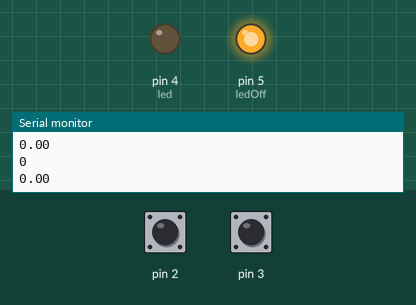
A sketch run on a simulated Arduino Uno, built with avr-gcc and run on an emulated ATmega328P. Parts: output pins drawn as LEDs (lit = HIGH), the last lines printed to the serial monitor. Inputs (shaded band) come from the test bench; at power-on: pin 3 HIGH, pin 2 HIGH.

Above: at 1.2 s.
1.3 s: pin 3 pulled LOW for 0.25 s
At 2.4 s:
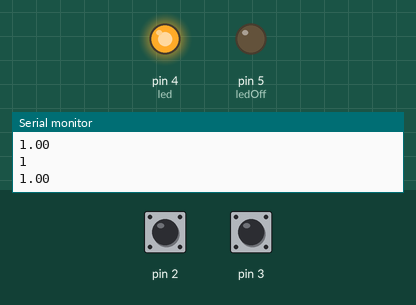
3.1 s: pin 3 pulled LOW for 1 s
At 4.5 s:
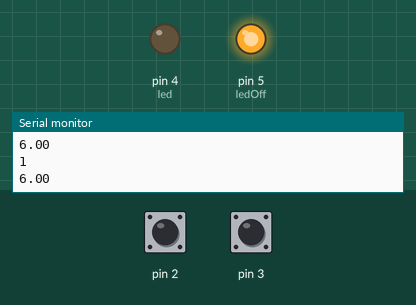
5.6 s: pin 2 pulled LOW for 0.25 s
At 7.3 s:
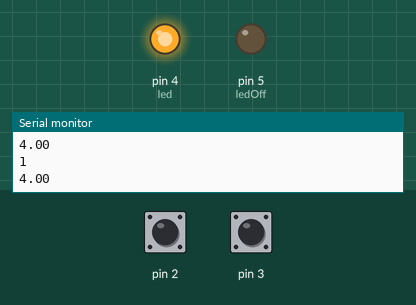
Timing chart, 0 to 8.8 s (numbered marks = the images above; inputs shaded):
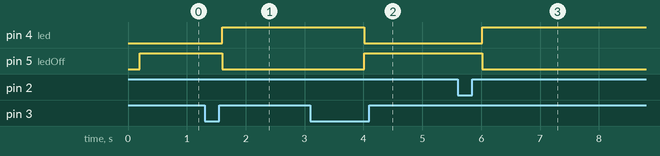

The sketch:

heatingController.ino
```cpp
float temp = 0.0;
int led = 4;
int ledOff = 5;
  bool valveOn = false;

void setup()
{
  Serial.begin(9600);


  pinMode(2, INPUT_PULLUP);
  pinMode(3, INPUT_PULLUP);
  pinMode(led, OUTPUT);
  pinMode(ledOff, OUTPUT);

}

void loop()
{
  int b1 = digitalRead(2);
  int b2 = digitalRead(3);


  Serial.println(temp);


  if (b1 == HIGH) temp = temp + 1;
  delay(100);
  if (b2 == HIGH) temp = temp - 1;
  delay(100);


    valveHeating(temp);
//    if(temp == 1 && valveOn == true) {
//      valveOn = false;
//    }
}

void valveHeating(float temp) {

  if(temp >= 1 && temp <= 4) {
    digitalWrite(led, HIGH);
    digitalWrite(ledOff, LOW);
    valveOn = true;
  } else {
    digitalWrite(led, LOW);
    digitalWrite(ledOff, HIGH);

  }


  Serial.println(valveOn);
}
```

Measured:
- after the input at 1.3 s, pin 4 (led): LOW → HIGH after 0.30 s; pin 5 (ledOff): HIGH → LOW after 0.30 s
- after the input at 3.1 s, pin 4 (led): HIGH → LOW after 0.91 s; pin 5 (ledOff): LOW → HIGH after 0.91 s
- after the input at 5.6 s, pin 4 (led): LOW → HIGH after 0.41 s; pin 5 (ledOff): HIGH → LOW after 0.41 s
